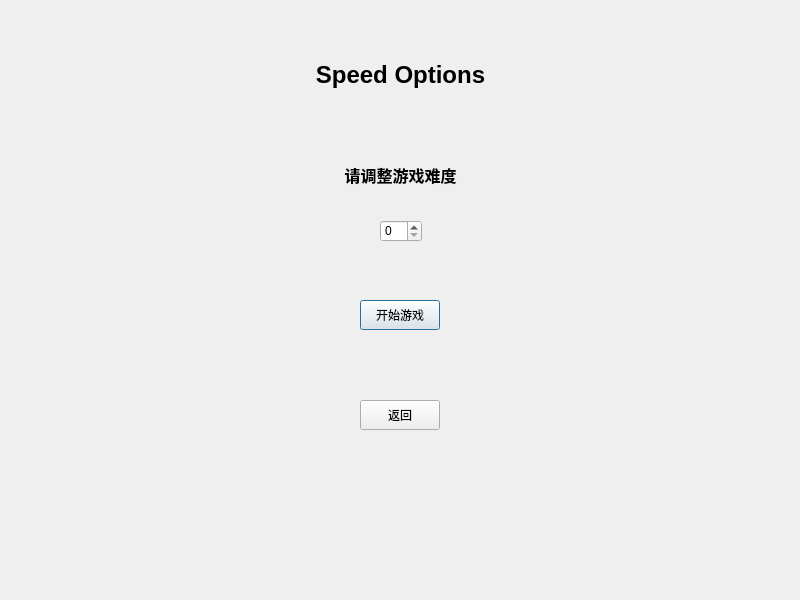
<?xml version="1.0" encoding="UTF-8"?>
<ui version="4.0">
 <class>Dialog1</class>
 <widget class="QDialog" name="Dialog1">
  <property name="geometry">
   <rect>
    <x>0</x>
    <y>0</y>
    <width>800</width>
    <height>600</height>
   </rect>
  </property>
  <property name="windowTitle">
   <string>Dialog</string>
  </property>
  <widget class="QLabel" name="label">
   <property name="geometry">
    <rect>
     <x>270</x>
     <y>10</y>
     <width>261</width>
     <height>131</height>
    </rect>
   </property>
   <property name="minimumSize">
    <size>
     <width>40</width>
     <height>40</height>
    </size>
   </property>
   <property name="text">
    <string>&lt;html&gt;&lt;head/&gt;&lt;body&gt;&lt;p align=&quot;center&quot;&gt;&lt;span style=&quot; font-size:18pt; font-weight:600;&quot;&gt;Speed Options&lt;/span&gt;&lt;/p&gt;&lt;/body&gt;&lt;/html&gt;</string>
   </property>
  </widget>
  <widget class="QLabel" name="label_2">
   <property name="geometry">
    <rect>
     <x>40</x>
     <y>130</y>
     <width>41</width>
     <height>9</height>
    </rect>
   </property>
   <property name="text">
    <string/>
   </property>
  </widget>
  <widget class="QPushButton" name="pushButton">
   <property name="geometry">
    <rect>
     <x>360</x>
     <y>300</y>
     <width>80</width>
     <height>30</height>
    </rect>
   </property>
   <property name="text">
    <string>开始游戏</string>
   </property>
  </widget>
  <widget class="QPushButton" name="pushButton_2">
   <property name="geometry">
    <rect>
     <x>360</x>
     <y>400</y>
     <width>80</width>
     <height>30</height>
    </rect>
   </property>
   <property name="text">
    <string>返回</string>
   </property>
  </widget>
  <widget class="QSpinBox" name="spinBox">
   <property name="geometry">
    <rect>
     <x>380</x>
     <y>220</y>
     <width>42</width>
     <height>22</height>
    </rect>
   </property>
   <property name="maximum">
    <number>8</number>
   </property>
  </widget>
  <widget class="QLabel" name="label_3">
   <property name="geometry">
    <rect>
     <x>290</x>
     <y>140</y>
     <width>221</width>
     <height>71</height>
    </rect>
   </property>
   <property name="minimumSize">
    <size>
     <width>80</width>
     <height>40</height>
    </size>
   </property>
   <property name="text">
    <string>&lt;html&gt;&lt;head/&gt;&lt;body&gt;&lt;p align=&quot;center&quot;&gt;&lt;span style=&quot; font-size:12pt; font-weight:600;&quot;&gt;请调整游戏难度&lt;/span&gt;&lt;/p&gt;&lt;/body&gt;&lt;/html&gt;</string>
   </property>
  </widget>
 </widget>
 <resources/>
 <connections/>
</ui>
